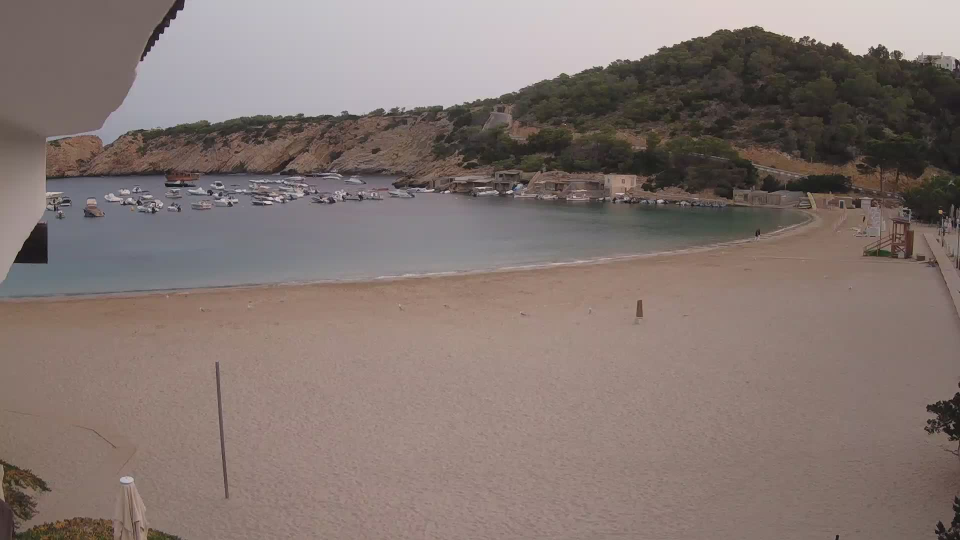
#> input picture dataset/background_image/1660366800.jpg, 1920 x 1080 px, found by its file name (shown at 1/2 size)
$ python crowd_counting.py   (older library calls are emulated)
#> lines starting #> are read from the running program, lines starting #| are printed output that depends on the picture; after the words box and inside, x2 and y2 are one past the last pixel; in counts of white or black regions, pixels touching at a corner belong together
### code/utils.py
import numpy as np
import cv2
from scipy.spatial import distance
import pandas as pd

import pandas as pd
import numpy as np

def analyze_metrics(csv_path):
    """
    Analyze and summarize metrics across the entire dataset.
    """
    # Read the CSV file
    df = pd.read_csv(csv_path)

    # Calculate summary statistics
    summary = {
        "Total Images": len(df),
        "Average Metrics": {
            "Precision": df['precision'].mean(),
            "Recall": df['recall'].mean(),
            "F1 Score": df['f1_score'].mean(),
            "RMSE": df['rmse'].mean()
        },
        "Standard Deviation": {
            "Precision": df['precision'].std(),
            "Recall": df['recall'].std(),
            "F1 Score": df['f1_score'].std(),
            "RMSE": df['rmse'].std()
        },
        "Total Counts": {
            "Total Detected": df['detected_count'].sum(),
            "Total Ground Truth": df['ground_truth_count'].sum(),
            "Detection Difference": df['detected_count'].sum() - df['ground_truth_count'].sum()
        },
        "Best Performance": {
            "Highest F1": df.loc[df['f1_score'].idxmax()],
            "Lowest RMSE": df.loc[df['rmse'].idxmin()]
        },
        "Worst Performance": {
            "Lowest F1": df.loc[df['f1_score'].idxmin()],
            "Highest RMSE": df.loc[df['rmse'].idxmax()]
        }
    }

    # Print summary
    print("\n=== Dataset Summary ===")
    print(f"Total Images Analyzed: {summary['Total Images']}")

    print("\n=== Average Metrics ===")
    print(f"Precision: {summary['Average Metrics']['Precision']:.4f} (±{summary['Standard Deviation']['Precision']:.4f})")
    print(f"Recall: {summary['Average Metrics']['Recall']:.4f} (±{summary['Standard Deviation']['Recall']:.4f})")
    print(f"F1 Score: {summary['Average Metrics']['F1 Score']:.4f} (±{summary['Standard Deviation']['F1 Score']:.4f})")
    print(f"RMSE: {summary['Average Metrics']['RMSE']:.4f} (±{summary['Standard Deviation']['RMSE']:.4f})")

    print("\n=== Total Counts ===")
    print(f"Total Detected: {summary['Total Counts']['Total Detected']}")
    print(f"Total Ground Truth: {summary['Total Counts']['Total Ground Truth']}")
    print(f"Overall Detection Difference: {summary['Total Counts']['Detection Difference']}")

    print("\n=== Best Performing Image ===")
    best_f1 = summary['Best Performance']['Highest F1']
    print(f"Best F1 Score: {best_f1['image_name']} (F1: {best_f1['f1_score']:.4f})")
    best_rmse = summary['Best Performance']['Lowest RMSE']
    print(f"Best RMSE: {best_rmse['image_name']} (RMSE: {best_rmse['rmse']:.4f})")

    print("\n=== Worst Performing Image ===")
    worst_f1 = summary['Worst Performance']['Lowest F1']
    print(f"Worst F1 Score: {worst_f1['image_name']} (F1: {worst_f1['f1_score']:.4f})")
    worst_rmse = summary['Worst Performance']['Highest RMSE']
    print(f"Worst RMSE: {worst_rmse['image_name']} (RMSE: {worst_rmse['rmse']:.4f})")

    return summary

def compute_iou(box1, box2):
    """
    Calculate the Intersection over Union (IoU) between two bounding boxes.
    """
    x1, y1, w1, h1 = box1
    x2, y2, w2, h2 = box2

    xi1 = max(x1, x2)
    yi1 = max(y1, y2)
    xi2 = min(x1 + w1, x2 + w2)
    yi2 = min(y1 + h1, y2 + h2)

    inter_area = max(0, xi2 - xi1) * max(0, yi2 - yi1)
    box1_area = w1 * h1
    box2_area = w2 * h2
    iou = inter_area / float(box1_area + box2_area - inter_area)

    return iou

def compute_center(box):
    """
    Calculate the center coordinates of a bounding box.
    """
    x, y, w, h = box
    return (x + w / 2, y + h / 2)

def compute_distance(center1, center2):
    """
    Calculate the Euclidean distance between two points.
    """
    return np.linalg.norm(np.array(center1) - np.array(center2))

def non_maximum_suppression_proximity(boxes, distance_threshold=50, iou_threshold=0.3):
    """
    Perform Non-Maximum Suppression considering both distance and IoU.
    """
    selected_boxes = []
    remaining_boxes = boxes.copy()

    while remaining_boxes:
        current_box = remaining_boxes.pop(0)
        selected_boxes.append(current_box)

        current_center = compute_center(current_box)
        remaining_boxes = [box for box in remaining_boxes if
                           compute_distance(current_center, compute_center(box)) > distance_threshold and
                           compute_iou(current_box, box) < iou_threshold]

    return selected_boxes

def load_labels(csv_path, image_name):
    """
    Load annotation points from CSV file.
    """
    try:
        labels = pd.read_csv(csv_path, header=None, names=["Label", "X", "Y", "Image", "Width", "Height"])
        points = labels[labels["Image"] == image_name][["X", "Y"]].values.tolist()
        return points
    except Exception as e:
        print(f"Error reading labels: {e}")
        return []

def ROI_mask(image_path):
    """
    Create a Region of Interest mask.
    """
    image = cv2.imread(image_path)
    height, width, _ = image.shape
    roi_corners = np.array([[(0, 900), (500, height), (width, height), (width, 400), (0, 510)]], dtype=np.int32)
    mask = np.zeros_like(image[:, :, 0])
    cv2.fillPoly(mask, roi_corners, 255)
    masked_image = cv2.bitwise_and(image, image, mask=mask)
    return masked_image

def calculate_distance(centroid, annotation):
    """
    Calculate distances between centroids and annotations.
    """
    return distance.cdist(centroid, annotation, 'euclidean')

def calculate_mse(tp, fp, len):
    """
    Calculate Mean Squared Error.
    """
    return ((tp + fp) - len)**2

def calculate_metrics(centroids, annotations, matching_threshold=30):
    """
    Calculate performance metrics.
    """
    tp = 0
    fp = 0
    distances = []
    match_annotations = np.zeros(len(annotations))
    distances = calculate_distance(np.array(centroids), np.array(annotations))

    for i, c in enumerate(centroids):
        min = np.min(distances[i,:])
        closest_annotation = np.argmin(distances[i,:])
        if min <= matching_threshold and not match_annotations[closest_annotation]:
            tp += 1
            match_annotations[closest_annotation] = 1
        else:
            fp += 1

    total_detected = np.count_nonzero(match_annotations)
    fn = len(match_annotations) - total_detected

    precision = tp / (tp + fp)
    recall = tp / (tp + fn)
    f1_score = (2 * precision * recall) / (precision + recall)
    mse = calculate_mse(tp, fp, len(annotations))
    rmse = np.sqrt(mse)

    return precision, recall, f1_score, rmse

### code/crowd_counting.py
import cv2
import numpy as np
import matplotlib.pyplot as plt
import os
import csv
from params import *

from utils import (
    ROI_mask,
    load_labels,
    non_maximum_suppression_proximity,
    calculate_metrics,
    analyze_metrics
)

def count_people_on_beach(image_path, background_path, csv_path):
    """
    Detect and count people on a beach using background subtraction and contour detection.
    """
#> called with image_path = 'dataset/images/1660370400.jpg', background_path = 'dataset/background_image/1660366800.jpg', csv_path = 'dataset/ground_truth/labels.csv'
    # Read and process background image
    background = cv2.imread(background_path)
#> background is the input picture: shape (1080, 1920, 3); mean B, G, R 113.2, 117.8, 131.5
    ROI_background = ROI_mask(background_path)
#> in ROI_mask, `cv2.fillPoly(mask, roi_corners, 255)`:
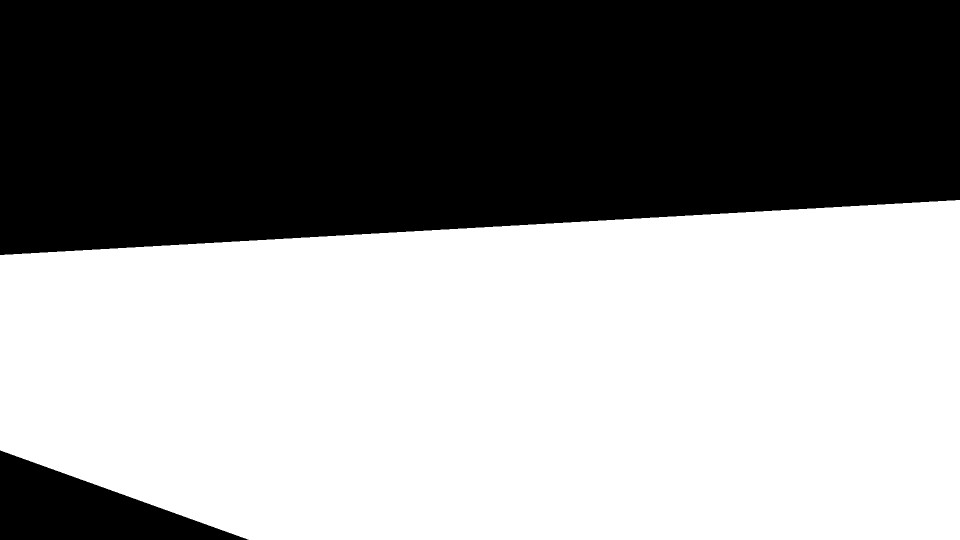
#> mask: shape (1080, 1920) (shown at 1/2 size); 55.7% white; 2 black regions, box (x1, y1, x2, y2) and area: (0, 0, 1920, 510) 873600, (0, 901, 497, 1080) 44661
    if background is None:
        raise ValueError(f"Could not read background image: {background_path}")

    # Read and process input image
    img = cv2.imread(image_path)
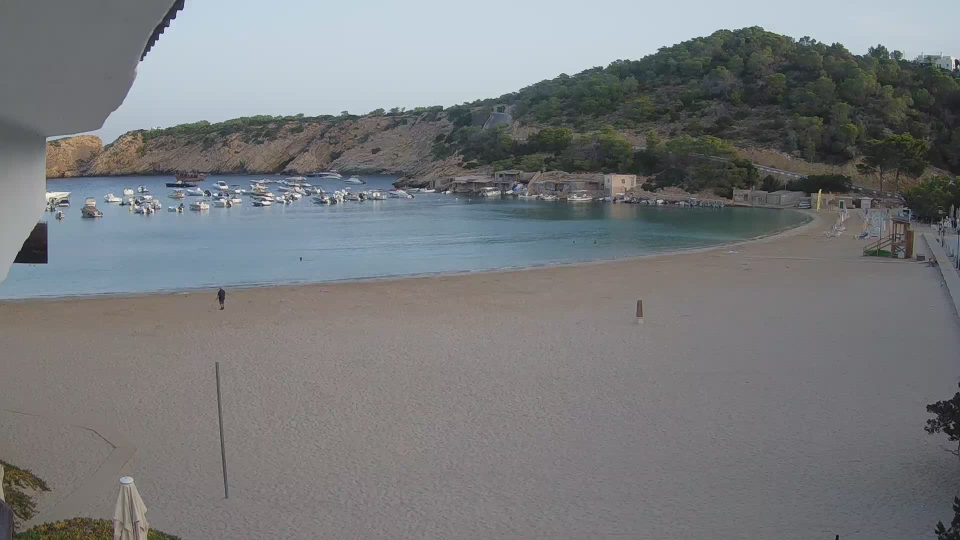
#> input picture dataset/images/1660370400.jpg, 1920 x 1080 px, found by its file name (shown at 1/2 size)
#> img is the input picture: shape (1080, 1920, 3); mean B, G, R 124.3, 122.3, 119.9
    ROI_img = ROI_mask(image_path)
    if img is None:
        raise ValueError(f"Could not read image: {image_path}")

    # Convert images to grayscale for processing
    background_gray = cv2.cvtColor(ROI_background, cv2.COLOR_BGR2GRAY)
    img_gray = cv2.cvtColor(ROI_img, cv2.COLOR_BGR2GRAY)
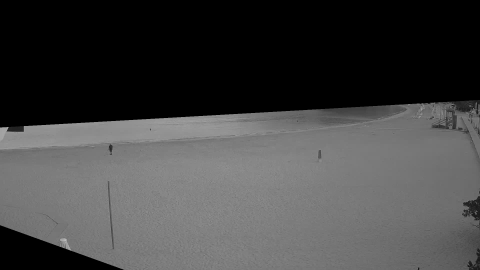
#> img_gray: shape (1080, 1920) (shown at 1/4 size); min 0, max 202, mean 67.2

    if img_gray.shape != background_gray.shape:
        raise ValueError("Image and background must have the same dimensions")

    # Image processing pipeline
    diff = cv2.absdiff(img_gray, background_gray)
    blurred = cv2.GaussianBlur(diff, GAUSSIAN_BLUR_KERNEL, 0)

    # Edge detection using Sobel operators
    sobel_x = cv2.Sobel(blurred, cv2.CV_64F, 1, 0, ksize=SOBEL_KERNEL_SIZE)
    sobel_y = cv2.Sobel(blurred, cv2.CV_64F, 0, 1, ksize=SOBEL_KERNEL_SIZE)
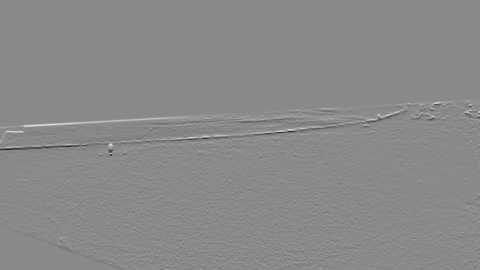
#> sobel_y: shape (1080, 1920) float64 (shown at 1/4 size); min -70, max 60, mean 0.1; drawn with min black and max white
    sobel = cv2.magnitude(sobel_x, sobel_y)
    blurred = np.uint8(np.clip(sobel, 0, 255))

    # Binary thresholding and morphological operations
    _, thresh = cv2.threshold(blurred, BINARY_THRESHOLD, 255, cv2.THRESH_BINARY)
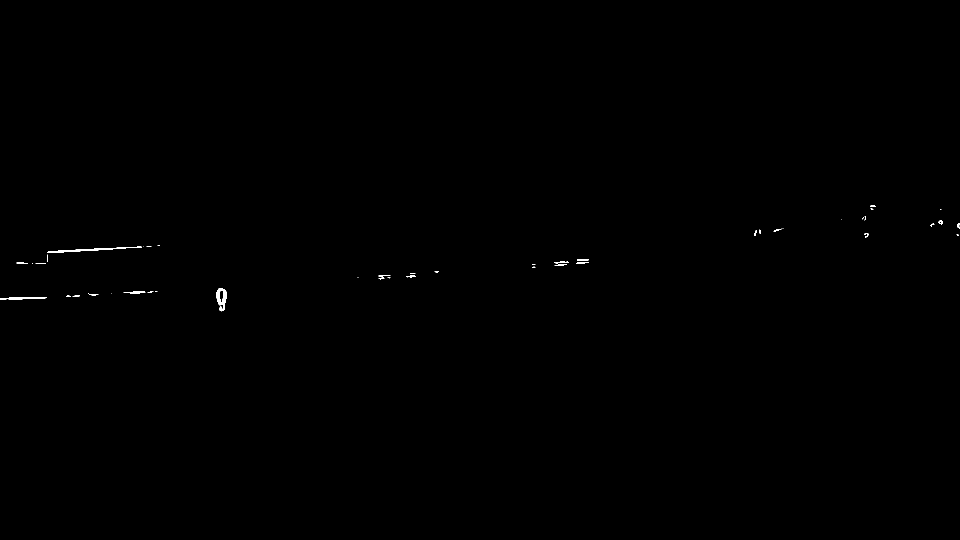
#> thresh: shape (1080, 1920) (shown at 1/2 size); 0.12% white; 45 white regions (22 under 20 px), largest, box (x1, y1, x2, y2) and area: (95, 493, 284, 506) 573, (432, 576, 453, 623) 521, (0, 594, 94, 600) 306
    kernel = np.ones(MORPH_KERNEL_SIZE, np.uint8)
    thresh = cv2.morphologyEx(thresh, cv2.MORPH_OPEN, kernel)
#> thresh: shape (1080, 1920); 0.09% white; 26 white regions (9 under 20 px), largest, box (x1, y1, x2, y2) and area: (96, 496, 226, 506) 457, (432, 577, 453, 610) 433, (17, 594, 83, 600) 242
    thresh = cv2.morphologyEx(thresh, cv2.MORPH_CLOSE, kernel)
#> thresh: shape (1080, 1920); 0.09% white; 21 white regions (6 under 20 px)

    # Contour detection and filtering
    contours, _ = cv2.findContours(thresh, cv2.RETR_EXTERNAL, cv2.CHAIN_APPROX_SIMPLE)
#> contours = 21 contours, 12 with area under 20; largest, box (x1, y1, x2, y2) and area: (432, 577, 453, 622) 592, (96, 496, 226, 506) 325, (17, 594, 83, 600) 174, (1155, 518, 1170, 528) 90, (262, 583, 288, 587) 64
    filtered_contours = []

    for cnt in contours:
        area = cv2.contourArea(cnt)
        if area > MIN_CONTOUR_AREA:
            x, y, w, h = cv2.boundingRect(cnt)
            if w < MAX_CONTOUR_WIDTH:
                filtered_contours.append((x, y, w, h))
#> this loop made 21 passes
#> (area, x, y, w, h) on passes 2, 5, 6, 7, 8, 11, 12, 13: (174, 17, 594, 66, 6), (64, 262, 583, 26, 4), (592, 432, 577, 21, 45), (21.5, 820, 551, 10, 4), (25, 759, 550, 8, 8), (46, 1116, 523, 12, 9), (89.5, 1155, 518, 15, 10), (325, 96, 496, 130, 10)
#> after the loop, filtered_contours = 18 items, first 6: (0, 596, 6, 4), (149, 590, 9, 4), (183, 588, 9, 3), (262, 583, 26, 4), (432, 577, 21, 45), (820, 551, 10, 4)

    # Apply NMS to remove overlapping detections
    non_overlapping_contours = non_maximum_suppression_proximity(
        filtered_contours,
        distance_threshold=NMS_DISTANCE_THRESHOLD,
        iou_threshold=NMS_IOU_THRESHOLD
    )
#> in non_maximum_suppression_proximity, `remaining_boxes = boxes.copy()`: remaining_boxes has the same summary as filtered_contours in count_people_on_beach
#> the loop in non_maximum_suppression_proximity, `while remaining_boxes:` made 16 passes
#> current_center on passes 1 to 2: (3, 598), (153.5, 592)

    # Visualization and results processing
    result_img = img.copy()
    centers = []

    # Calculate centroids and draw detection points
    for x, y, w, h in non_overlapping_contours:
        center_x = x + w // 2
        center_y = y + h // 2
        centers.append([center_x, center_y])
        cv2.circle(result_img, (center_x, center_y),
                  DETECTION_CIRCLE_RADIUS, DETECTION_COLOR, -1)
#> this loop made 16 passes
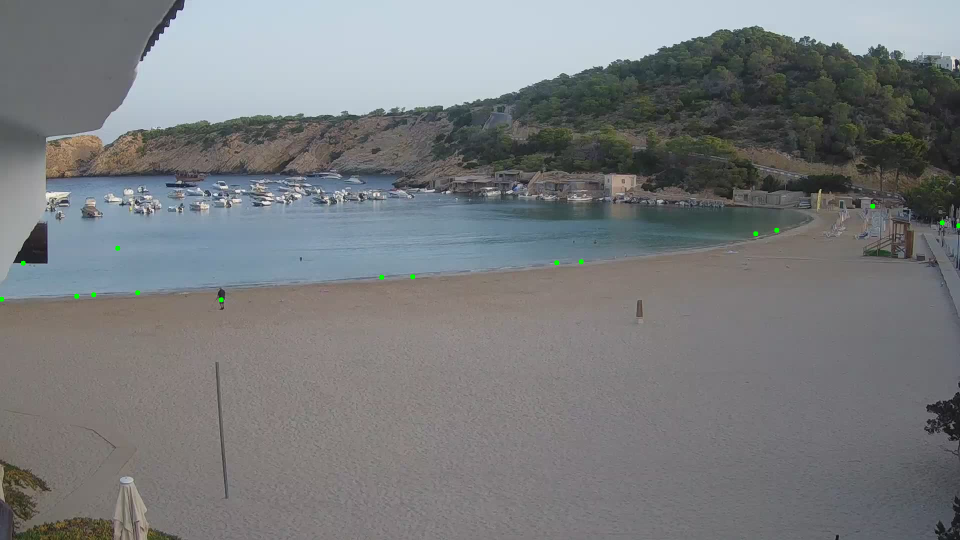
#> result_img: shape (1080, 1920, 3) (shown at 1/2 size); 0.06% of pixels changed, all inside (x1, y1, x2, y2) = (0, 407, 1920, 605)

    # Load ground truth and calculate metrics
    estimated_count = len(non_overlapping_contours)
    image_name = image_path.split("/")[-1]
    original_points = load_labels(csv_path, image_name)
#> (reads aina/labels.csv from the repository)
    precision, recall, f1_score, rmse = calculate_metrics(centers, original_points, VAL_DISTANCE_THRESHOLD)
#> the loop in calculate_metrics, `for i, c in enumerate(centroids):` made 16 passes
#> c on passes 1 to 8: [3, 598], [153, 592], [187, 589], [275, 585], [442, 599], [825, 553], [763, 554], [46, 526]

    # Append metrics to CSV
    os.makedirs(os.path.dirname(METRICS_OUTPUT_PATH), exist_ok=True)

    # Prepare metrics data
    metrics_data = {
        'image_name': image_name,
        'detected_count': estimated_count,
        'ground_truth_count': len(original_points),
        'precision': round(precision, 4),
        'recall': round(recall, 4),
        'f1_score': round(f1_score, 4),
        'rmse': round(rmse, 4)
    }

    # Check if file exists to determine if header is needed
    file_exists = os.path.isfile(METRICS_OUTPUT_PATH)

    # Append to CSV
    with open(METRICS_OUTPUT_PATH, mode='a', newline='') as file:
        fieldnames = ['image_name', 'detected_count', 'ground_truth_count',
                     'precision', 'recall', 'f1_score', 'rmse']
        writer = csv.DictWriter(file, fieldnames=fieldnames)

        if not file_exists:
            writer.writeheader()
        writer.writerow(metrics_data)

    print(f"\nMetrics appended to {METRICS_OUTPUT_PATH}")

    # Print performance metrics
    print("Precision", round(precision, 4))
#| Precision 0.0625
    print("Recall", round(recall, 4))
#| Recall 1.0
    print("F1 Score", round(f1_score, 4))
#| F1 Score 0.1176
    print("RMSE", round(rmse, 4))
#| RMSE 15.0

    # Visualization of ground truth
    original_img = img.copy()
    for x, y in original_points:
        cv2.circle(original_img, (int(x), int(y)),
                  DETECTION_CIRCLE_RADIUS, GROUND_TRUTH_COLOR, -1)
#> original_img: shape (1080, 1920, 3); under 0.01% of pixels changed, all inside (x1, y1, x2, y2) = (437, 571, 448, 582)

    # Display results
    plt.figure(figsize=PLOT_FIGURE_SIZE)

    plt.figtext(0.5, 0.98, f"Image: {image_name}", ha="center", va="top", fontsize=12, bbox=dict(facecolor='white', alpha=0.5, edgecolor='black', boxstyle='round,pad=0.5'))

    # Create subplots
    plt.subplot(131)
    plt.title('Processed Binary Image')
    plt.imshow(thresh, cmap='gray')
    plt.axis('off')

    plt.subplot(132)
    plt.title(f'Detected People (Est. Count: {estimated_count})')
    plt.imshow(cv2.cvtColor(result_img, cv2.COLOR_BGR2RGB))
    plt.axis('off')

    plt.subplot(133)
    plt.title(f'Original Labelled People (Est. Count: {len(original_points)})')
    plt.imshow(cv2.cvtColor(original_img, cv2.COLOR_BGR2RGB))
    plt.axis('off')

    # Adjust layout and show the figure
    plt.tight_layout()
    plt.show()
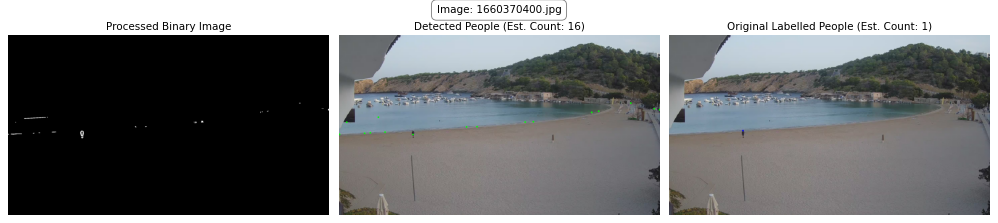
#> figure drawn by matplotlib, 3 panels

    print(f"Original labeled points for {image_name}: {len(original_points)}")

    return {
        'image_path': image_path,
        'estimated_count': estimated_count,
        'num_contours': len(non_overlapping_contours),
    }

def main():
    """
    Main execution function for crowd counting system.
    """
    if os.path.exists(METRICS_OUTPUT_PATH):
        os.remove(METRICS_OUTPUT_PATH)
        print(f"Deleted existing metrics file: {METRICS_OUTPUT_PATH}")

    for filename in os.listdir(IMAGES_FOLDER_PATH):
        if filename.endswith(('.png', '.jpg', '.jpeg')):
            img = os.path.join(IMAGES_FOLDER_PATH, filename).replace("\\", "/")
            try:
                analysis = count_people_on_beach(img, BACKGROUND_IMAGE_PATH, GROUND_TRUTH_PATH)
                print(f"Final estimated count: {analysis['estimated_count']}")
#| Final estimated count: 16
            except Exception as e:
                print(f"Error processing images: {str(e)}")

    analyze_metrics(METRICS_OUTPUT_PATH)

if __name__ == "__main__":
    main()
